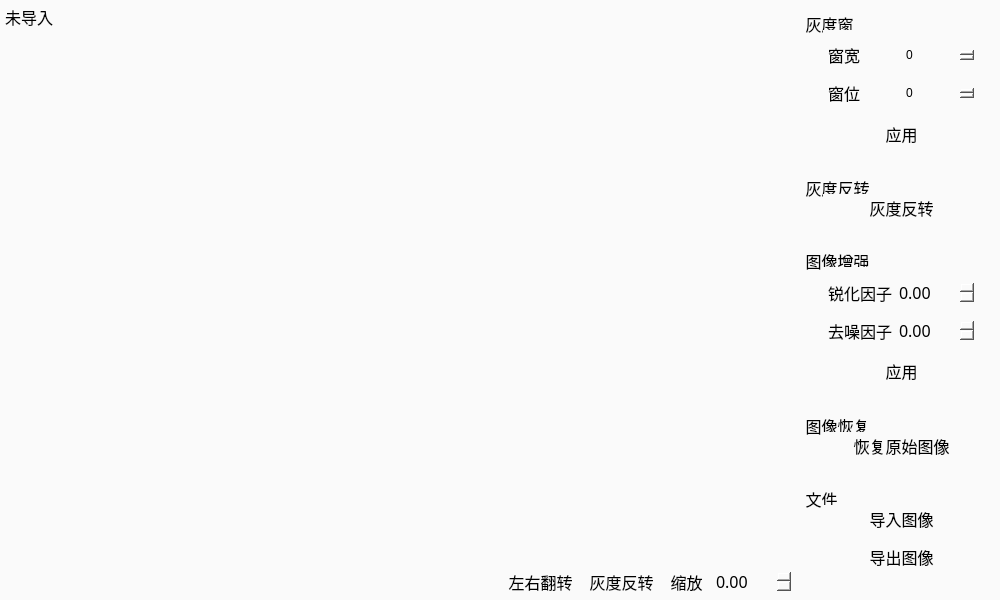
<?xml version="1.0" encoding="UTF-8"?>
<ui version="4.0">
 <class>Widget</class>
 <widget class="QWidget" name="Widget">
  <property name="geometry">
   <rect>
    <x>0</x>
    <y>0</y>
    <width>1000</width>
    <height>600</height>
   </rect>
  </property>
  <property name="windowTitle">
   <string>医学图像浏览器</string>
  </property>
  <property name="styleSheet">
   <string notr="true">QWidget{
	background-color: rgb(250, 250, 250);
	border:none;
}
QScrollBar:vertical{
	border: none;
	width:8px;
	margin: 0 0 0 0;
	background: transparent;
}
QScrollBar::handle:vertical{
	background: rgb(200, 200, 200);
	border-radius:4px;
}
QScrollBar::handle:vertical:hover{
	background: rgb(160, 160, 160);
	border-radius:4px;
}
QScrollBar::handle:vertical:pressed{
	background: rgb(100, 100, 100);
	border-radius:4px;
}
QScrollBar::add-page,QScrollBar::sub-page:vertical{
	background: transparent;
}
QScrollBar::add-line,QScrollBar::sub-line:vertical{
	background: transparent;
}
QScrollBar:horizontal{
	border: none;
	height:8px;
	margin: 0 0 0 0;
	background: transparent;
}
QScrollBar::handle:horizontal{
	background: rgb(200, 200, 200);
	border-radius:4px;
}
QScrollBar::handle:horizontal:hover{
	background: rgb(160, 160, 160);
	border-radius:4px;
}
QScrollBar::handle:horizontal:pressed{
	background: rgb(100, 100, 100);
	border-radius:4px;
}
QScrollBar::add-page,QScrollBar::sub-page:horizontal{
	background: transparent;
}
QScrollBar::add-line,QScrollBar::sub-line:horizontal{
	background: transparent;
}</string>
  </property>
  <layout class="QGridLayout" name="gridLayout">
   <property name="leftMargin">
    <number>0</number>
   </property>
   <property name="topMargin">
    <number>0</number>
   </property>
   <property name="rightMargin">
    <number>0</number>
   </property>
   <property name="bottomMargin">
    <number>0</number>
   </property>
   <property name="spacing">
    <number>0</number>
   </property>
   <item row="0" column="0">
    <widget class="QFrame" name="frame">
     <property name="frameShape">
      <enum>QFrame::StyledPanel</enum>
     </property>
     <property name="frameShadow">
      <enum>QFrame::Raised</enum>
     </property>
     <layout class="QHBoxLayout" name="horizontalLayout_3" stretch="5,1">
      <property name="leftMargin">
       <number>0</number>
      </property>
      <property name="topMargin">
       <number>0</number>
      </property>
      <property name="rightMargin">
       <number>0</number>
      </property>
      <property name="bottomMargin">
       <number>0</number>
      </property>
      <item>
       <widget class="QFrame" name="frame_2">
        <property name="frameShape">
         <enum>QFrame::StyledPanel</enum>
        </property>
        <property name="frameShadow">
         <enum>QFrame::Raised</enum>
        </property>
        <layout class="QVBoxLayout" name="verticalLayout_8" stretch="15,1">
         <property name="spacing">
          <number>0</number>
         </property>
         <property name="leftMargin">
          <number>0</number>
         </property>
         <property name="topMargin">
          <number>0</number>
         </property>
         <property name="rightMargin">
          <number>0</number>
         </property>
         <property name="bottomMargin">
          <number>0</number>
         </property>
         <item>
          <widget class="QWidget" name="widget_5" native="true">
           <layout class="QHBoxLayout" name="horizontalLayout_5">
            <property name="leftMargin">
             <number>5</number>
            </property>
            <property name="topMargin">
             <number>5</number>
            </property>
            <property name="rightMargin">
             <number>5</number>
            </property>
            <property name="bottomMargin">
             <number>5</number>
            </property>
            <item>
             <widget class="QWidget" name="widget_6" native="true">
              <layout class="QVBoxLayout" name="verticalLayout_9">
               <property name="leftMargin">
                <number>0</number>
               </property>
               <property name="topMargin">
                <number>0</number>
               </property>
               <property name="rightMargin">
                <number>0</number>
               </property>
               <property name="bottomMargin">
                <number>0</number>
               </property>
               <item>
                <widget class="QLabel" name="label_9">
                 <property name="font">
                  <font>
                   <family>楷体</family>
                   <pointsize>12</pointsize>
                  </font>
                 </property>
                 <property name="text">
                  <string>未导入</string>
                 </property>
                </widget>
               </item>
               <item>
                <widget class="QScrollArea" name="scrollArea_2">
                 <property name="styleSheet">
                  <string notr="true"/>
                 </property>
                 <property name="widgetResizable">
                  <bool>true</bool>
                 </property>
                 <widget class="QWidget" name="scrollAreaWidgetContents_2">
                  <property name="geometry">
                   <rect>
                    <x>0</x>
                    <y>0</y>
                    <width>755</width>
                    <height>526</height>
                   </rect>
                  </property>
                 </widget>
                </widget>
               </item>
              </layout>
             </widget>
            </item>
           </layout>
          </widget>
         </item>
         <item>
          <widget class="QFrame" name="frame_3">
           <property name="frameShape">
            <enum>QFrame::StyledPanel</enum>
           </property>
           <property name="frameShadow">
            <enum>QFrame::Raised</enum>
           </property>
           <layout class="QHBoxLayout" name="horizontalLayout_6">
            <property name="leftMargin">
             <number>5</number>
            </property>
            <property name="topMargin">
             <number>5</number>
            </property>
            <property name="rightMargin">
             <number>5</number>
            </property>
            <property name="bottomMargin">
             <number>5</number>
            </property>
            <item>
             <spacer name="horizontalSpacer_3">
              <property name="orientation">
               <enum>Qt::Horizontal</enum>
              </property>
              <property name="sizeHint" stdset="0">
               <size>
                <width>40</width>
                <height>20</height>
               </size>
              </property>
             </spacer>
            </item>
            <item>
             <widget class="QToolButton" name="dirreverseButton">
              <property name="sizePolicy">
               <sizepolicy hsizetype="Preferred" vsizetype="Preferred">
                <horstretch>0</horstretch>
                <verstretch>0</verstretch>
               </sizepolicy>
              </property>
              <property name="font">
               <font>
                <family>楷体</family>
                <pointsize>12</pointsize>
               </font>
              </property>
              <property name="styleSheet">
               <string notr="true">QToolButton:hover{
	background-color: rgb(200, 200, 200);
	border-radius: 8px;
}</string>
              </property>
              <property name="text">
               <string>左右翻转</string>
              </property>
              <property name="autoRaise">
               <bool>true</bool>
              </property>
             </widget>
            </item>
            <item>
             <widget class="QToolButton" name="showreverseButton">
              <property name="sizePolicy">
               <sizepolicy hsizetype="Preferred" vsizetype="Preferred">
                <horstretch>0</horstretch>
                <verstretch>0</verstretch>
               </sizepolicy>
              </property>
              <property name="font">
               <font>
                <family>楷体</family>
                <pointsize>12</pointsize>
               </font>
              </property>
              <property name="styleSheet">
               <string notr="true">QToolButton:hover{
	background-color: rgb(200, 200, 200);
	border-radius: 8px;
}</string>
              </property>
              <property name="text">
               <string>灰度反转</string>
              </property>
              <property name="autoRaise">
               <bool>true</bool>
              </property>
             </widget>
            </item>
            <item>
             <widget class="QToolButton" name="scaleButton_2">
              <property name="sizePolicy">
               <sizepolicy hsizetype="Preferred" vsizetype="Preferred">
                <horstretch>0</horstretch>
                <verstretch>0</verstretch>
               </sizepolicy>
              </property>
              <property name="font">
               <font>
                <family>楷体</family>
                <pointsize>12</pointsize>
               </font>
              </property>
              <property name="styleSheet">
               <string notr="true">QToolButton:hover{
	background-color: rgb(200, 200, 200);
	border-radius: 8px;
}</string>
              </property>
              <property name="text">
               <string>缩放</string>
              </property>
              <property name="autoRaise">
               <bool>true</bool>
              </property>
             </widget>
            </item>
            <item>
             <widget class="QDoubleSpinBox" name="scaleSpinBox">
              <property name="font">
               <font>
                <family>楷体</family>
                <pointsize>12</pointsize>
                <weight>50</weight>
                <italic>false</italic>
                <bold>false</bold>
               </font>
              </property>
              <property name="styleSheet">
               <string notr="true">QDoubleSpinBox {
    padding-right: 15px;
	font: 12pt &quot;楷体&quot;;
}
QDoubleSpinBox::up-arrow {
    width: 15px;
    height: 15px;
}
QDoubleSpinBox::down-arrow {
    width: 15px;
    height: 15px;
}</string>
              </property>
              <property name="maximum">
               <double>10.000000000000000</double>
              </property>
              <property name="singleStep">
               <double>0.010000000000000</double>
              </property>
             </widget>
            </item>
           </layout>
          </widget>
         </item>
        </layout>
       </widget>
      </item>
      <item>
       <widget class="QFrame" name="frame_7">
        <property name="frameShape">
         <enum>QFrame::StyledPanel</enum>
        </property>
        <property name="frameShadow">
         <enum>QFrame::Raised</enum>
        </property>
        <layout class="QVBoxLayout" name="verticalLayout_10" stretch="3,1,3,1,2">
         <property name="leftMargin">
          <number>0</number>
         </property>
         <property name="topMargin">
          <number>10</number>
         </property>
         <property name="rightMargin">
          <number>0</number>
         </property>
         <property name="bottomMargin">
          <number>10</number>
         </property>
         <item>
          <widget class="QGroupBox" name="groupBox_6">
           <property name="font">
            <font>
             <family>楷体</family>
             <pointsize>12</pointsize>
            </font>
           </property>
           <property name="title">
            <string>灰度窗</string>
           </property>
           <layout class="QVBoxLayout" name="verticalLayout_11" stretch="3,1">
            <property name="spacing">
             <number>0</number>
            </property>
            <property name="leftMargin">
             <number>20</number>
            </property>
            <property name="topMargin">
             <number>20</number>
            </property>
            <property name="rightMargin">
             <number>20</number>
            </property>
            <property name="bottomMargin">
             <number>20</number>
            </property>
            <item>
             <widget class="QWidget" name="widget_7" native="true">
              <layout class="QGridLayout" name="gridLayout_6">
               <property name="leftMargin">
                <number>5</number>
               </property>
               <property name="topMargin">
                <number>5</number>
               </property>
               <property name="rightMargin">
                <number>5</number>
               </property>
               <property name="bottomMargin">
                <number>5</number>
               </property>
               <property name="horizontalSpacing">
                <number>5</number>
               </property>
               <item row="0" column="0">
                <widget class="QLabel" name="label_5">
                 <property name="font">
                  <font>
                   <family>楷体</family>
                   <pointsize>12</pointsize>
                  </font>
                 </property>
                 <property name="text">
                  <string>窗宽</string>
                 </property>
                </widget>
               </item>
               <item row="0" column="1">
                <widget class="QSpinBox" name="widthSpinBox">
                 <property name="styleSheet">
                  <string notr="true">QSpinBox {
    padding-right: 15px;
	font: 12pt &quot;楷体&quot;;
}
QSpinBox::up-arrow {
    width: 15px;
    height: 15px;
}
QSpinBox::down-arrow {
    width: 15px;
    height: 15px;
}</string>
                 </property>
                 <property name="maximum">
                  <number>10000</number>
                 </property>
                </widget>
               </item>
               <item row="1" column="0">
                <widget class="QLabel" name="label_6">
                 <property name="font">
                  <font>
                   <family>楷体</family>
                   <pointsize>12</pointsize>
                  </font>
                 </property>
                 <property name="text">
                  <string>窗位</string>
                 </property>
                </widget>
               </item>
               <item row="1" column="1">
                <widget class="QSpinBox" name="positionSpinBox">
                 <property name="styleSheet">
                  <string notr="true">QSpinBox {
    padding-right: 15px;
	font: 12pt &quot;楷体&quot;;
}
QSpinBox::up-arrow {
    width: 15px;
    height: 15px;
}
QSpinBox::down-arrow {
    width: 15px;
    height: 15px;
}</string>
                 </property>
                 <property name="maximum">
                  <number>10000</number>
                 </property>
                </widget>
               </item>
              </layout>
             </widget>
            </item>
            <item>
             <widget class="QToolButton" name="windowButton">
              <property name="sizePolicy">
               <sizepolicy hsizetype="Preferred" vsizetype="Preferred">
                <horstretch>0</horstretch>
                <verstretch>0</verstretch>
               </sizepolicy>
              </property>
              <property name="font">
               <font>
                <family>楷体</family>
                <pointsize>12</pointsize>
               </font>
              </property>
              <property name="styleSheet">
               <string notr="true">QToolButton:hover{
	background-color: rgb(200, 200, 200);
	border-radius: 8px;
}</string>
              </property>
              <property name="text">
               <string>应用</string>
              </property>
              <property name="autoRaise">
               <bool>true</bool>
              </property>
             </widget>
            </item>
           </layout>
          </widget>
         </item>
         <item>
          <widget class="QGroupBox" name="groupBox_7">
           <property name="font">
            <font>
             <family>楷体</family>
             <pointsize>12</pointsize>
            </font>
           </property>
           <property name="title">
            <string>灰度反转</string>
           </property>
           <layout class="QGridLayout" name="gridLayout_7">
            <property name="leftMargin">
             <number>20</number>
            </property>
            <property name="topMargin">
             <number>20</number>
            </property>
            <property name="rightMargin">
             <number>20</number>
            </property>
            <property name="bottomMargin">
             <number>20</number>
            </property>
            <property name="spacing">
             <number>0</number>
            </property>
            <item row="0" column="0">
             <widget class="QToolButton" name="grayreverseButton">
              <property name="sizePolicy">
               <sizepolicy hsizetype="Preferred" vsizetype="Preferred">
                <horstretch>0</horstretch>
                <verstretch>0</verstretch>
               </sizepolicy>
              </property>
              <property name="font">
               <font>
                <family>楷体</family>
                <pointsize>12</pointsize>
               </font>
              </property>
              <property name="styleSheet">
               <string notr="true">QToolButton:hover{
	background-color: rgb(200, 200, 200);
	border-radius: 8px;
}</string>
              </property>
              <property name="text">
               <string>灰度反转</string>
              </property>
              <property name="autoRaise">
               <bool>true</bool>
              </property>
             </widget>
            </item>
           </layout>
          </widget>
         </item>
         <item>
          <widget class="QGroupBox" name="groupBox_8">
           <property name="font">
            <font>
             <family>楷体</family>
             <pointsize>12</pointsize>
            </font>
           </property>
           <property name="title">
            <string>图像增强</string>
           </property>
           <layout class="QVBoxLayout" name="verticalLayout_12" stretch="3,1">
            <property name="spacing">
             <number>0</number>
            </property>
            <property name="leftMargin">
             <number>20</number>
            </property>
            <property name="topMargin">
             <number>20</number>
            </property>
            <property name="rightMargin">
             <number>20</number>
            </property>
            <property name="bottomMargin">
             <number>20</number>
            </property>
            <item>
             <widget class="QWidget" name="widget_8" native="true">
              <layout class="QGridLayout" name="gridLayout_8">
               <property name="leftMargin">
                <number>5</number>
               </property>
               <property name="topMargin">
                <number>5</number>
               </property>
               <property name="rightMargin">
                <number>5</number>
               </property>
               <property name="bottomMargin">
                <number>5</number>
               </property>
               <property name="spacing">
                <number>5</number>
               </property>
               <item row="0" column="0">
                <widget class="QLabel" name="label_7">
                 <property name="font">
                  <font>
                   <family>楷体</family>
                   <pointsize>12</pointsize>
                  </font>
                 </property>
                 <property name="text">
                  <string>锐化因子</string>
                 </property>
                </widget>
               </item>
               <item row="0" column="1">
                <widget class="QDoubleSpinBox" name="sharkSpinBox">
                 <property name="font">
                  <font>
                   <family>楷体</family>
                   <pointsize>12</pointsize>
                   <weight>50</weight>
                   <italic>false</italic>
                   <bold>false</bold>
                  </font>
                 </property>
                 <property name="styleSheet">
                  <string notr="true">QDoubleSpinBox {
    padding-right: 15px;
	font: 12pt &quot;楷体&quot;;
}
QDoubleSpinBox::up-arrow {
    width: 15px;
    height: 15px;
}
QDoubleSpinBox::down-arrow {
    width: 15px;
    height: 15px;
}</string>
                 </property>
                 <property name="maximum">
                  <double>10.000000000000000</double>
                 </property>
                 <property name="singleStep">
                  <double>0.010000000000000</double>
                 </property>
                </widget>
               </item>
               <item row="1" column="1">
                <widget class="QDoubleSpinBox" name="reduceSpinBox">
                 <property name="font">
                  <font>
                   <family>楷体</family>
                   <pointsize>12</pointsize>
                   <weight>50</weight>
                   <italic>false</italic>
                   <bold>false</bold>
                  </font>
                 </property>
                 <property name="styleSheet">
                  <string notr="true">QDoubleSpinBox {
    padding-right: 15px;
	font: 12pt &quot;楷体&quot;;
}
QDoubleSpinBox::up-arrow {
    width: 15px;
    height: 15px;
}
QDoubleSpinBox::down-arrow {
    width: 15px;
    height: 15px;
}</string>
                 </property>
                 <property name="maximum">
                  <double>10.000000000000000</double>
                 </property>
                 <property name="singleStep">
                  <double>0.010000000000000</double>
                 </property>
                </widget>
               </item>
               <item row="1" column="0">
                <widget class="QLabel" name="label_10">
                 <property name="font">
                  <font>
                   <family>楷体</family>
                   <pointsize>12</pointsize>
                  </font>
                 </property>
                 <property name="text">
                  <string>去噪因子</string>
                 </property>
                </widget>
               </item>
              </layout>
             </widget>
            </item>
            <item>
             <widget class="QToolButton" name="enhanceButton">
              <property name="sizePolicy">
               <sizepolicy hsizetype="Preferred" vsizetype="Preferred">
                <horstretch>0</horstretch>
                <verstretch>0</verstretch>
               </sizepolicy>
              </property>
              <property name="font">
               <font>
                <family>楷体</family>
                <pointsize>12</pointsize>
               </font>
              </property>
              <property name="styleSheet">
               <string notr="true">QToolButton:hover{
	background-color: rgb(200, 200, 200);
	border-radius: 8px;
}</string>
              </property>
              <property name="text">
               <string>应用</string>
              </property>
              <property name="autoRaise">
               <bool>true</bool>
              </property>
             </widget>
            </item>
           </layout>
          </widget>
         </item>
         <item>
          <widget class="QGroupBox" name="groupBox_9">
           <property name="font">
            <font>
             <family>楷体</family>
             <pointsize>12</pointsize>
            </font>
           </property>
           <property name="title">
            <string>图像恢复</string>
           </property>
           <layout class="QGridLayout" name="gridLayout_9">
            <property name="leftMargin">
             <number>20</number>
            </property>
            <property name="topMargin">
             <number>20</number>
            </property>
            <property name="rightMargin">
             <number>20</number>
            </property>
            <property name="bottomMargin">
             <number>20</number>
            </property>
            <property name="spacing">
             <number>0</number>
            </property>
            <item row="0" column="0">
             <widget class="QToolButton" name="undoButton">
              <property name="sizePolicy">
               <sizepolicy hsizetype="Preferred" vsizetype="Preferred">
                <horstretch>0</horstretch>
                <verstretch>0</verstretch>
               </sizepolicy>
              </property>
              <property name="font">
               <font>
                <family>楷体</family>
                <pointsize>12</pointsize>
               </font>
              </property>
              <property name="styleSheet">
               <string notr="true">QToolButton:hover{
	background-color: rgb(200, 200, 200);
	border-radius: 8px;
}</string>
              </property>
              <property name="text">
               <string>恢复原始图像</string>
              </property>
              <property name="autoRaise">
               <bool>true</bool>
              </property>
             </widget>
            </item>
           </layout>
          </widget>
         </item>
         <item>
          <widget class="QGroupBox" name="groupBox_10">
           <property name="font">
            <font>
             <family>楷体</family>
             <pointsize>12</pointsize>
            </font>
           </property>
           <property name="title">
            <string>文件</string>
           </property>
           <layout class="QVBoxLayout" name="verticalLayout_13">
            <property name="spacing">
             <number>10</number>
            </property>
            <property name="leftMargin">
             <number>20</number>
            </property>
            <property name="topMargin">
             <number>20</number>
            </property>
            <property name="rightMargin">
             <number>20</number>
            </property>
            <property name="bottomMargin">
             <number>20</number>
            </property>
            <item>
             <widget class="QToolButton" name="loadButton_2">
              <property name="sizePolicy">
               <sizepolicy hsizetype="Preferred" vsizetype="Preferred">
                <horstretch>0</horstretch>
                <verstretch>0</verstretch>
               </sizepolicy>
              </property>
              <property name="font">
               <font>
                <family>楷体</family>
                <pointsize>12</pointsize>
               </font>
              </property>
              <property name="styleSheet">
               <string notr="true">QToolButton:hover{
	background-color: rgb(200, 200, 200);
	border-radius: 8px;
}</string>
              </property>
              <property name="text">
               <string>导入图像</string>
              </property>
              <property name="autoRaise">
               <bool>true</bool>
              </property>
             </widget>
            </item>
            <item>
             <widget class="QToolButton" name="saveButton_2">
              <property name="sizePolicy">
               <sizepolicy hsizetype="Preferred" vsizetype="Preferred">
                <horstretch>0</horstretch>
                <verstretch>0</verstretch>
               </sizepolicy>
              </property>
              <property name="font">
               <font>
                <family>楷体</family>
                <pointsize>12</pointsize>
               </font>
              </property>
              <property name="styleSheet">
               <string notr="true">QToolButton:hover{
	background-color: rgb(200, 200, 200);
	border-radius: 8px;
}</string>
              </property>
              <property name="text">
               <string>导出图像</string>
              </property>
              <property name="autoRaise">
               <bool>true</bool>
              </property>
             </widget>
            </item>
           </layout>
          </widget>
         </item>
        </layout>
       </widget>
      </item>
     </layout>
    </widget>
   </item>
  </layout>
 </widget>
 <resources/>
 <connections/>
</ui>
